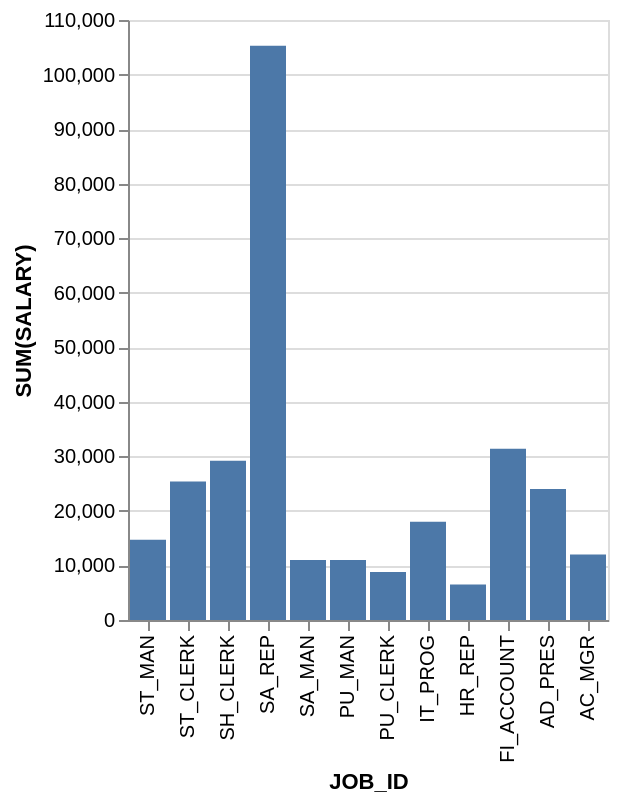

Write a Vega-Lite specification for this figure.
### Vega-Lite specification from a JSON file in a GitHub repository (floating-point values rounded to 4 significant figures)
{"data": {"values": [{"x_data": "ST_MAN", "y_data": 14700}, {"x_data": "ST_CLERK", "y_data": 25400}, {"x_data": "SH_CLERK", "y_data": 29200}, {"x_data": "SA_REP", "y_data": 105300}, {"x_data": "SA_MAN", "y_data": 11000}, {"x_data": "PU_MAN", "y_data": 11000}, {"x_data": "PU_CLERK", "y_data": 8800}, {"x_data": "IT_PROG", "y_data": 18000}, {"x_data": "HR_REP", "y_data": 6500}, {"x_data": "FI_ACCOUNT", "y_data": 31400}, {"x_data": "AD_PRES", "y_data": 24000}, {"x_data": "AC_MGR", "y_data": 12000}]}, "mark": "bar", "encoding": {"x": {"field": "x_data", "type": "nominal", "title": "JOB_ID", "sort": "descending"}, "y": {"field": "y_data", "type": "quantitative", "title": "SUM(SALARY)"}}}
